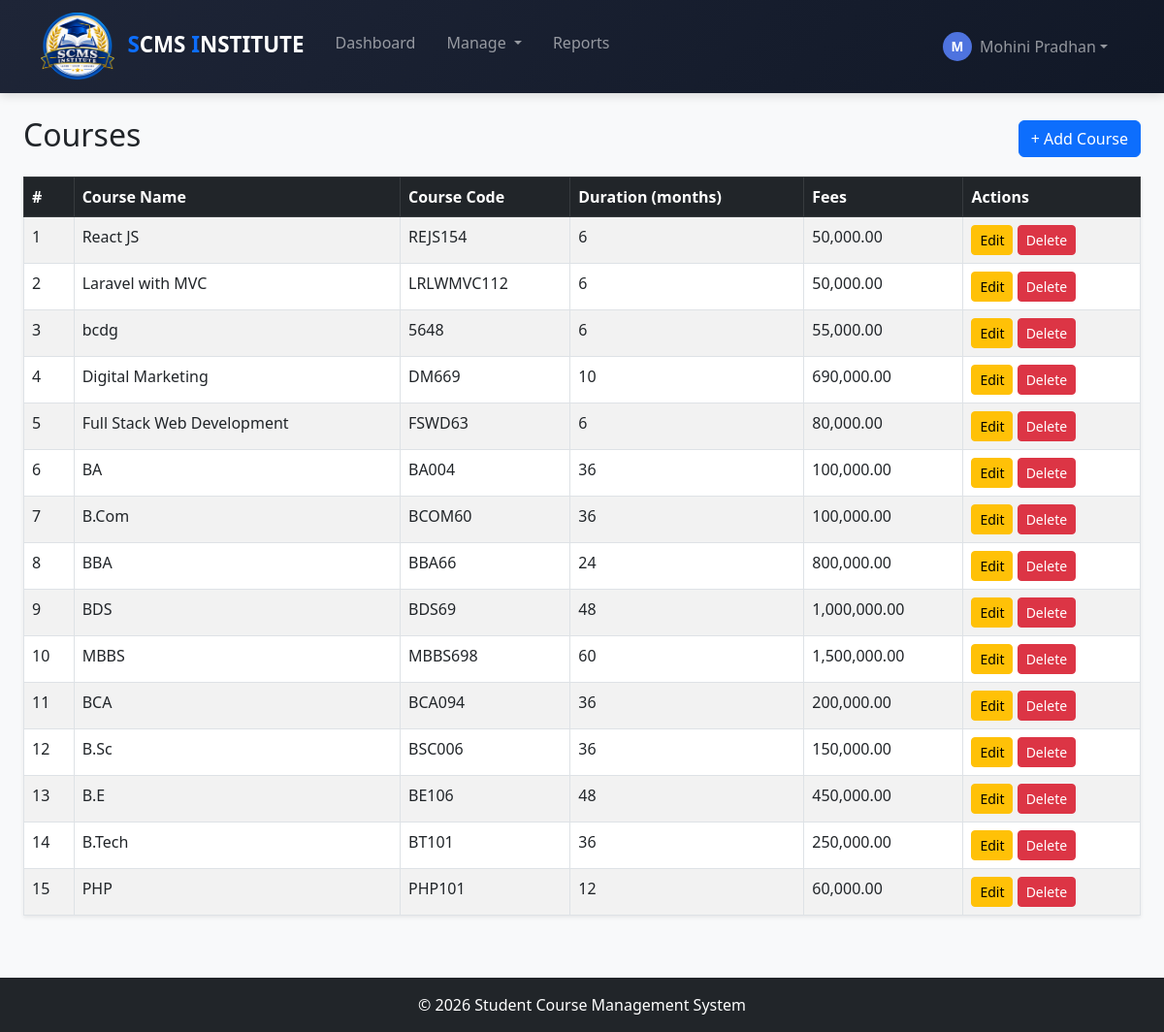
Screenshot of /courses/list.php (signed in) with the database file from the repository.
### tables this page shows
CREATE TABLE `courses` (
  `id` int(11) NOT NULL,
  `course_name` varchar(100) NOT NULL,
  `course_code` varchar(30) NOT NULL,
  `duration` int(11) NOT NULL,
  `fees` decimal(10,2) NOT NULL,
  `description` text DEFAULT NULL,
  `created_at` timestamp NOT NULL DEFAULT current_timestamp()
);

### courses/list.php (the view, shortened to what this page needs)
<?php
    require_once "../config/db.php";
    require_once "../includes/header.php";
    $courses = $pdo->query("SELECT * FROM courses ORDER BY id DESC")->fetchAll();
    ?>
    <div class="d-flex justify-content-between align-items-center mb-3">
        <h2>Courses</h2>
        <a href="add.php" class="btn btn-primary">+ Add Course</a>
    </div>
    <table class="table table-bordered table-striped bg-white shadow-sm">
        <thead class="table-dark">
            <tr>
                <th>#</th>
                <th>Course Name</th>
                <th>Course Code</th>
                <th>Duration (months)</th>
                <th>Fees</th>
                <th>Actions</th>
            </tr>
        </thead>
        <tbody>
            <?php if ($courses): ?>
                <?php foreach ($courses as $i => $c): ?>
                    <tr>
                        <td><?= $i + 1 ?></td>
                        <td><?= htmlspecialchars($c["course_name"]) ?></td>
                        <td><?= htmlspecialchars($c["course_code"]) ?></td>
                        <td><?= htmlspecialchars($c["duration"]) ?></td>
                        <td><?= number_format($c["fees"], 2) ?></td>
                        <td>
                            <a href="edit.php?id=<?= $c['id'] ?>" class="btn btn-sm btn-warning">Edit</a>
                            <a href="delete.php?id=<?= $c['id'] ?>" class="btn btn-sm btn-danger" onclick="return confirm('Delete this course?');">Delete</a>
                        </td>
                    </tr>
                <?php endforeach; ?>
            <?php else: ?>
                <tr><td colspan="6" class="text-center text-muted">No courses found.</td></tr>
            <?php endif; ?>
        </tbody>
    </table>
<?php require_once "../includes/footer.php"; ?>

### assets/css/style.css (style rules this page uses)
body { display: flex; flex-direction: column; min-height: 100vh; background-color: #f4f6f9; }
html, body { height: 100%; }
* { margin: 0; padding: 0; box-sizing: border-box; }

### rows the page displays
courses: course_name "React JS", course_code "REJS154", duration "6", fees "50,000.00"
courses: course_name "Laravel with MVC", course_code "LRLWMVC112", duration "6", fees "50,000.00"
courses: course_name "bcdg", course_code "5648", duration "6", fees "55,000.00"
courses: course_name "Digital Marketing", course_code "DM669", duration "10", fees "690,000.00"
courses: course_name "Full Stack Web Development", course_code "FSWD63", duration "6", fees "80,000.00"
courses: course_name "BA", course_code "BA004", duration "36", fees "100,000.00"
courses: course_name "B.Com", course_code "BCOM60", duration "36", fees "100,000.00"
courses: course_name "BBA", course_code "BBA66", duration "24", fees "800,000.00"
courses: course_name "BDS", course_code "BDS69", duration "48", fees "1,000,000.00"
courses: course_name "MBBS", course_code "MBBS698", duration "60", fees "1,500,000.00"
courses: course_name "BCA", course_code "BCA094", duration "36", fees "200,000.00"
courses: course_name "B.Sc", course_code "BSC006", duration "36", fees "150,000.00"
courses: course_name "B.E", course_code "BE106", duration "48", fees "450,000.00"
courses: course_name "B.Tech", course_code "BT101", duration "36", fees "250,000.00"
courses: course_name "PHP", course_code "PHP101", duration "12", fees "60,000.00"

### other values shown
substr($_SESSION['user_name'] ?? 'A', 0, 1) "M"
$_SESSION['user_name'] "Mohini Pradhan"
